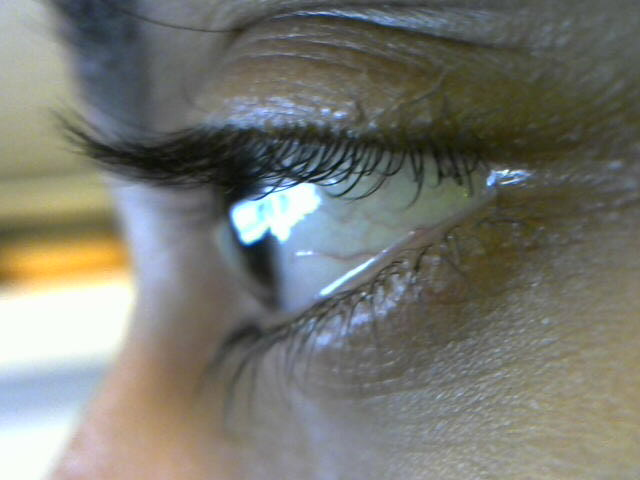
#> input picture attempts/image.jpg, 640 x 480 px, given in place of IR_sleep_light.mp4, which was not available
$ python grab_pixel.py
#> lines starting #> are read from the running program, lines starting #| are printed output that depends on the picture; after the words box and inside, x2 and y2 are one past the last pixel; in counts of white or black regions, pixels touching at a corner belong together; pictures that were not available may be replaced by others from this repository, and a replacement may not be noted
import numpy as np
import cv2
import scipy
from scipy import ndimage
import argparse
import datetime
import imutils
import time

cap = cv2.VideoCapture('/home/sasidhy1/Desktop/eds_azzzist/SAMPLES/IR_sleep_light.mp4')
blur_radius = (20,20)
# threshold = 50

# define the list of boundaries
boundaries1 = [
    ([68, 86, 163], [255, 255, 255]),
]

# define the list of boundaries
boundaries2 = [
    ([0, 0, 0], [50, 50, 50]),
]

percent = None

while(True):
    # Capture frame-by-frame
    ret, frame = cap.read()
#> frame is the input picture: shape (480, 640, 3); mean B, G, R 113.3, 120.8, 119.9
    frame = cv2.resize(frame,(640,480))

    # Our operations on the frame come here
    # gray = cv2.cvtColor(frame, cv2.COLOR_BGR2GRAY)
    frame = cv2.blur(frame, blur_radius)
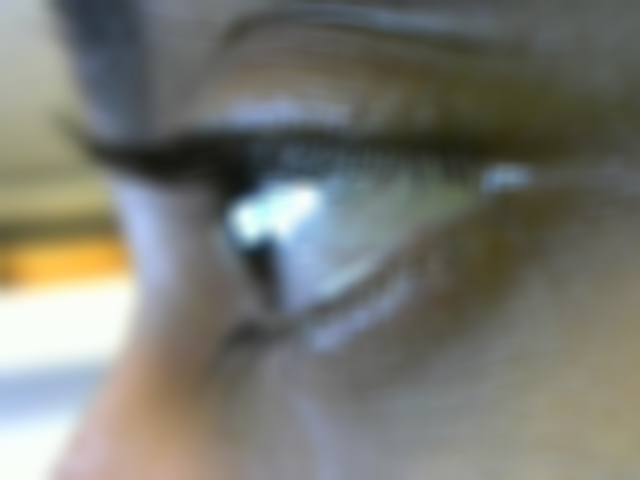
#> frame: shape (480, 640, 3); mean B, G, R 113.3, 120.8, 119.9
    hsv = cv2.cvtColor(frame, cv2.COLOR_BGR2HSV)
#> hsv: shape (480, 640, 3); mean H, S, V 56.3, 42, 127.3

    # labeled, nr_objects = ndimage.label(smooth > threshold)
    # flip = cv2.flip(smooth,1)

    # loop over the boundaries
    for (lower, upper) in boundaries1:
        # create NumPy arrays from the boundaries
        lower1 = np.array(lower, dtype = "uint8")
        upper1 = np.array(upper, dtype = "uint8")

        # find the colors within the specified boundaries and apply
        # the mask
        mask1 = cv2.inRange(frame, lower1, upper1)
        output1 = cv2.bitwise_and(frame, frame, mask = mask1)
#> this loop made 1 pass
#> pass 1, `mask1 = cv2.inRange(frame, lower1, upper1)`:
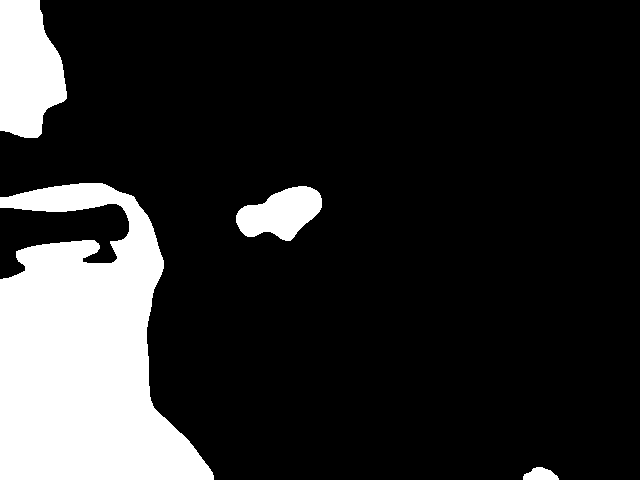
#> mask1: shape (480, 640); 16.9% white; 4 white regions, box (x1, y1, x2, y2) and area: (0, 183, 214, 480) 41359, (0, 0, 67, 138) 7089, (236, 186, 322, 241) 3041, (523, 467, 559, 480) 333
#> pass 1, `output1 = cv2.bitwise_and(frame, frame, mask = mask1)`:
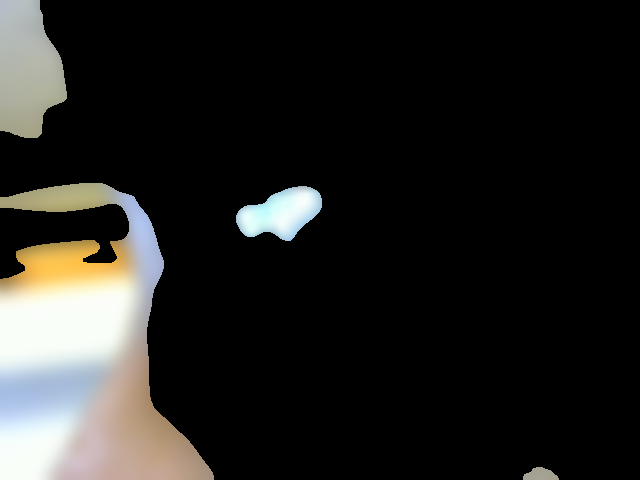
#> output1: shape (480, 640, 3); mean B, G, R 31.6, 33.8, 34.4

    for (lower, upper) in boundaries2:
        # create NumPy arrays from the boundaries
        lower2 = np.array(lower, dtype = "uint8")
        upper2 = np.array(upper, dtype = "uint8")

        # find the colors within the specified boundaries and apply
        # the mask
        mask2 = cv2.inRange(frame, lower2, upper2)
        output2 = cv2.bitwise_and(frame, frame, mask = mask2)
#> this loop made 1 pass
#> pass 1, `mask2 = cv2.inRange(frame, lower2, upper2)`:
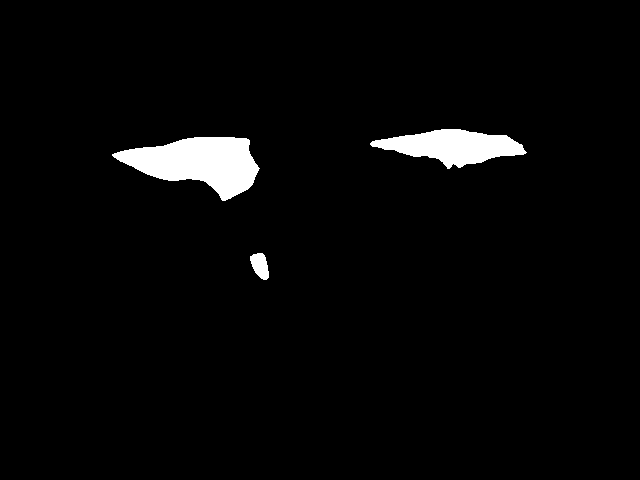
#> mask2: shape (480, 640); 3% white; 3 white regions, box (x1, y1, x2, y2) and area: (112, 137, 260, 201) 5413, (370, 129, 527, 169) 3521, (250, 253, 269, 280) 356
#> pass 1, `output2 = cv2.bitwise_and(frame, frame, mask = mask2)`:
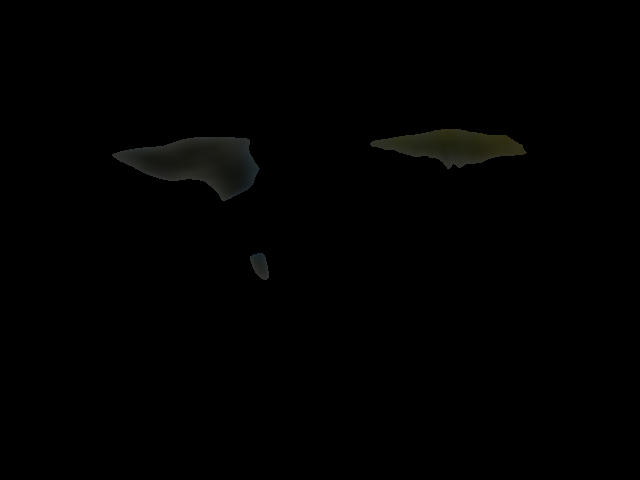
#> output2: shape (480, 640, 3); mean B, G, R 0.9, 1.1, 1.1

        # (minVal, maxVal, minLoc, maxLoc) = cv2.minMaxLoc(output2)
        # cv2.circle(frame, minLoc, 60, (255, 0, 0), 2)

    amt = float(cv2.countNonZero(mask1))
#> amt = 51822
    total = float(640 * 480)
    percent = round((amt / total * 100),2)
#> percent = 16.87

    cv2.putText(img = output1,
            text = 'amount: {}%'.format(percent),
            org = (20,20),
            fontFace = cv2.FONT_HERSHEY_DUPLEX,
            fontScale = 0.5,
            color = (0, 255, 0))
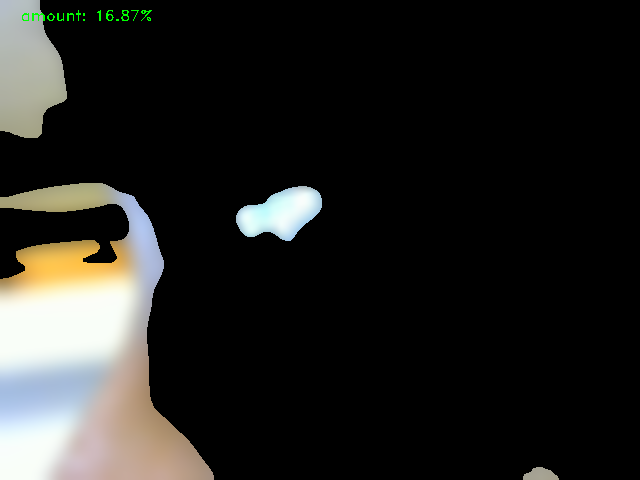
#> output1: shape (480, 640, 3); 0.12% of pixels changed, all inside (x1, y1, x2, y2) = (22, 10, 152, 21)

    # output = cv2.add(output1,output2)

    # Display the resulting frame
    cv2.imshow("images", np.hstack([frame, output1]))
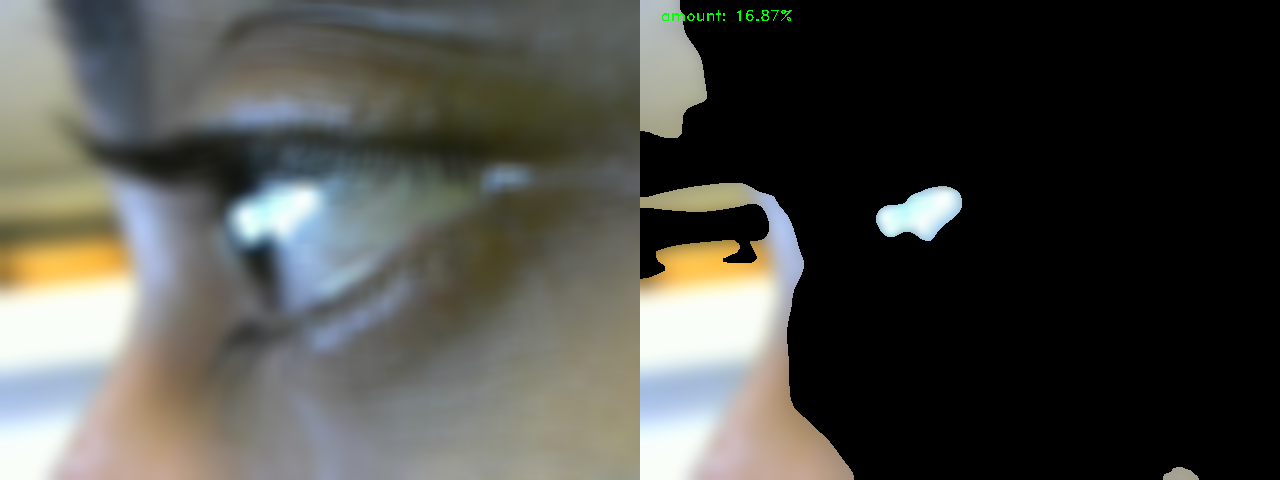
#> window 'images': shape (480, 1280, 3); mean B, G, R 72.4, 77.5, 77.2

    if cv2.waitKey(1) & 0xFF == ord('q'):
#> (key q is pressed here)
        break

# When everything done, release the capture
cap.release()
cv2.destroyAllWindows()
